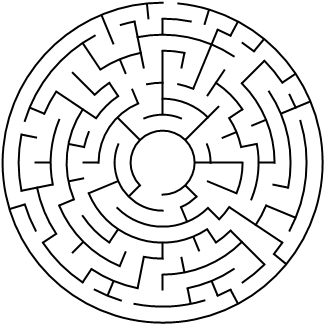
#> input picture 20 cells diameter theta maze.png, 324 x 324 px
$ jupyter execute --allow-errors Untitled.ipynb
#> lines starting #> are read from the running program, lines starting #| are printed output that depends on the picture; after the words box and inside, x2 and y2 are one past the last pixel; in counts of white or black regions, pixels touching at a corner belong together
[cell 1]
import cv2
import numpy as np
from queue import Queue

# Load the image
image_path = '20 cells diameter theta maze.png'  # Replace with the actual path to your image
image = cv2.imread(image_path)# Replace with the actual path to your image
#> image is the input picture: shape (324, 324, 3); min 0, max 255, mean 230.4
print("hello ")

try:
    image = cv2.imread(image_path)
    if image is None:
        raise ValueError("Failed to load the image.")
    grayscale = cv2.cvtColor(image, cv2.COLOR_BGR2GRAY)
except Exception as e:
    print("Error: ", str(e))
    exit(1)

# Apply Gaussian blur to reduce noise
blurred = cv2.GaussianBlur(grayscale, (5, 5), 0)
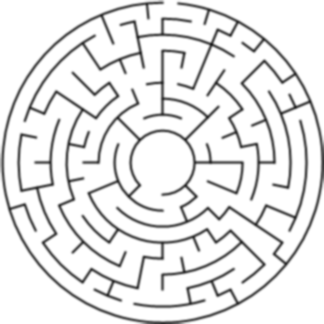
#> blurred: shape (324, 324); min 26, max 255, mean 230.4

# Apply adaptive thresholding to convert the image to binary
_, threshold = cv2.threshold(blurred, 127, 255, cv2.THRESH_BINARY_INV + cv2.THRESH_OTSU)
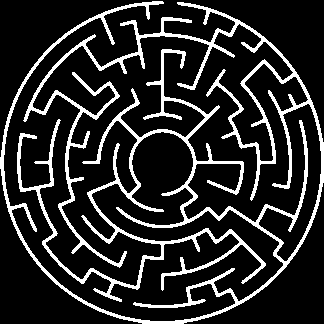
#> threshold: shape (324, 324); 16.1% white; 1 white region, box (x1, y1, x2, y2) and area: (0, 1, 324, 324) 16920

# Apply Canny edge detection
edges = cv2.Canny(threshold, 50, 150)
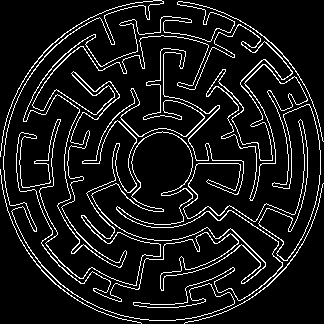
#> edges: shape (324, 324); 9.6% white in thin lines or dots

# Find contours in the image
contours, _ = cv2.findContours(edges, cv2.RETR_EXTERNAL, cv2.CHAIN_APPROX_SIMPLE)
#> contours = 3 contours; box (x1, y1, x2, y2) and area: (0, 0, 324, 321) 1362, (184, 183, 324, 324) 38, (0, 169, 142, 324) 38

# Extract the outer contour of the maze
maze_contour = max(contours, key=cv2.contourArea)
#> maze_contour = contour of 8339 points, box (x1, y1, x2, y2) (0, 0, 324, 321), area 1362

# Create a blank image to draw the maze contour
maze_image = np.zeros_like(image)
cv2.drawContours(maze_image, [maze_contour], 0, (255, 255, 255), thickness=2)
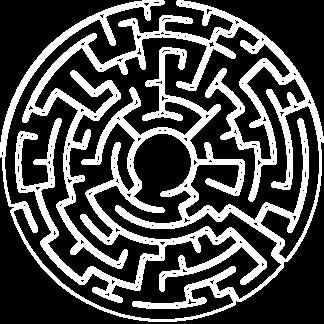
#> maze_image: shape (324, 324, 3); 30.2% white; 1 white region, box (x1, y1, x2, y2) and area: (0, 0, 324, 322) 31678

# Convert the maze image to grayscale
maze_gray = cv2.cvtColor(maze_image, cv2.COLOR_BGR2GRAY)

# Find the start and end points of the maze
_, maze_binary = cv2.threshold(maze_gray, 127, 255, cv2.THRESH_BINARY)
maze_binary = cv2.bitwise_not(maze_binary)
start_point = np.argwhere(maze_binary == 0)[0]
#> start_point = [0, 142]
end_point = np.argwhere(maze_binary == 0)[-1]
#> end_point = [321, 176]

# Maze representation using a graph
maze_graph = {}
rows, cols = maze_gray.shape
#> rows = 324; cols = 324
for i in range(rows):
    for j in range(cols):
        if maze_gray[i, j] == 255:
            continue
        neighbors = []
        if i > 0 and maze_gray[i - 1, j] == 0:
            neighbors.append((i - 1, j))
        if i < rows - 1 and maze_gray[i + 1, j] == 0:
            neighbors.append((i + 1, j))
        if j > 0 and maze_gray[i, j - 1] == 0:
            neighbors.append((i, j - 1))
        if j < cols - 1 and maze_gray[i, j + 1] == 0:
            neighbors.append((i, j + 1))
        maze_graph[(i, j)] = neighbors

# Pathfinding algorithm (BFS)
def bfs(graph, start, end):
    visited = set()
    queue = Queue()
    queue.put([start])

    while not queue.empty():
        path = queue.get()
        node = path[-1]
        if node == end:
            return path
        if node not in visited:
            for neighbor in graph[node]:
                new_path = list(path)
                new_path.append(neighbor)
                queue.put(new_path)
            visited.add(node)
#> after the loop, visited = 0 items

# Find the solution path
#> (the rest of this cell did not finish here and is left out)

[cell 2]
import cv2
import numpy as np
import time

filename = '20 cells diameter theta maze'
img = cv2.imread(filename+'.png')

# Binary conversion
gray = cv2.cvtColor(img, cv2.COLOR_BGR2GRAY)
ret, thresh = cv2.threshold(gray, 127, 255, cv2.THRESH_BINARY_INV)
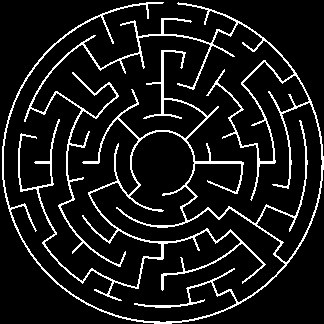
#> thresh: shape (324, 324); 10.1% white in thin lines or dots

# Contours
contours, hierarchy = cv2.findContours(thresh, cv2.RETR_EXTERNAL, cv2.CHAIN_APPROX_NONE)
#> contours = 1 contour; box (x1, y1, x2, y2) and area: (2, 2, 324, 324) 6106
dc = cv2.drawContours(thresh, contours, 0, (255, 255, 255), 5)
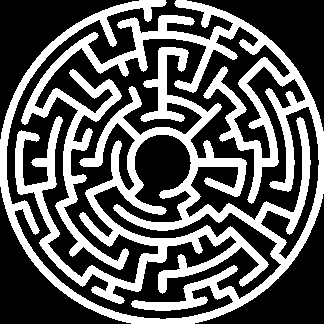
#> dc: shape (324, 324); 36.6% white; 1 white region, box (x1, y1, x2, y2) and area: (0, 0, 324, 324) 38421

#> (the rest of this cell did not finish here and is left out)

$ run again, with 20cells.png copied over 20 cells diameter theta maze.png
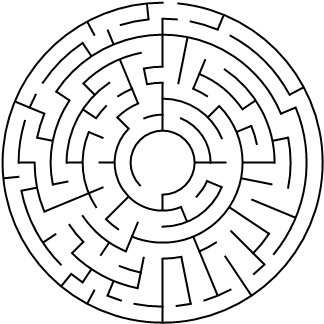
#> input picture 20cells.png, 324 x 324 px
#> image is the input picture: shape (324, 324, 3); min 0, max 255, mean 230.4
#> `_, threshold = cv2.threshold(blurred, 127, 255, cv2.THRESH_BINARY_INV ..`:
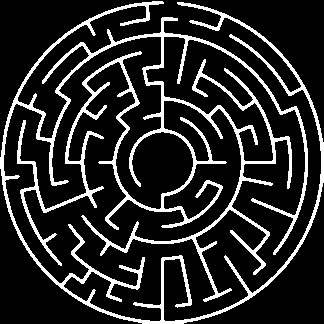
#> threshold: shape (324, 324); 16.1% white; 1 white region, box (x1, y1, x2, y2) and area: (0, 1, 324, 324) 16881
#> edges: shape (324, 324); 9.6% white in thin lines or dots
#> `contours, _ = cv2.findContours(edges, cv2.RETR_EXTERNAL, cv2.CHAIN_APP..`: contours = 3 contours; box (x1, y1, x2, y2) and area: (0, 0, 324, 321) 1384, (184, 183, 324, 324) 38, (0, 169, 142, 324) 38
#> maze_contour = contour of 8397 points, box (x1, y1, x2, y2) (0, 0, 324, 321), area 1384
#> maze_image: shape (324, 324, 3); 30.2% white; 1 white region, box (x1, y1, x2, y2) and area: (0, 0, 324, 322) 31737
#> start_point = [0, 142]
#> end_point = [321, 176]
#> after the loop in bfs, `while not queue.empty():`: visited = 0 items
#> thresh: shape (324, 324); 10.1% white in thin lines or dots
#> `contours, hierarchy = cv2.findContours(thresh, cv2.RETR_EXTERNAL, cv2...`: contours = 1 contour; box (x1, y1, x2, y2) and area: (2, 2, 324, 324) 6160
#> `dc = cv2.drawContours(thresh, contours, 0, (255, 255, 255), 5)`:
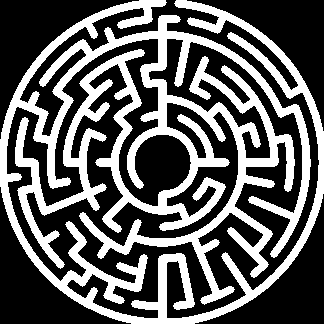
#> dc: shape (324, 324); 36.8% white; 1 white region, box (x1, y1, x2, y2) and area: (0, 0, 324, 324) 38583

$ run again, with My project.png copied over 20 cells diameter theta maze.png
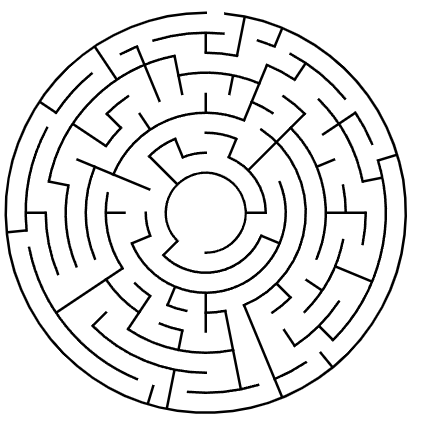
#> input picture My project.png, 423 x 423 px
#> image is the input picture: shape (423, 423, 3); min 0, max 255, mean 232.4
#> `_, threshold = cv2.threshold(blurred, 127, 255, cv2.THRESH_BINARY_INV ..`:
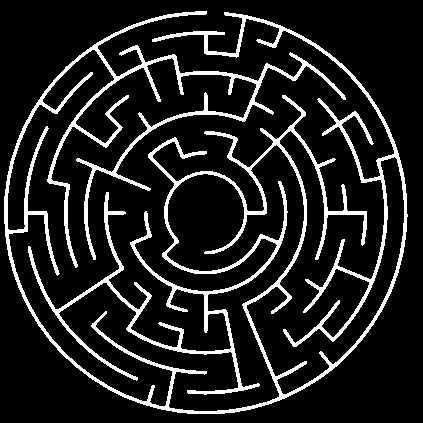
#> threshold: shape (423, 423); 12.8% white; 1 white region, box (x1, y1, x2, y2) and area: (4, 11, 408, 414) 22921
#> edges: shape (423, 423); 7.2% white in thin lines or dots
#> `contours, _ = cv2.findContours(edges, cv2.RETR_EXTERNAL, cv2.CHAIN_APP..`: contours = 1 contour; box (x1, y1, x2, y2) and area: (3, 10, 408, 414) 23820
#> maze_contour = contour of 5589 points, box (x1, y1, x2, y2) (3, 10, 408, 414), area 23820
#> maze_image: shape (423, 423, 3); 23.7% white; 1 white region, box (x1, y1, x2, y2) and area: (2, 9, 409, 415) 42445
#> start_point = [9, 195]
#> end_point = [414, 226]
#> after the loop in bfs, `while not queue.empty():`: visited = 0 items
#> thresh: shape (423, 423); 9.2% white in thin lines or dots
#> `contours, hierarchy = cv2.findContours(thresh, cv2.RETR_EXTERNAL, cv2...`: contours = 1 contour; box (x1, y1, x2, y2) and area: (5, 12, 407, 414) 10730
#> `dc = cv2.drawContours(thresh, contours, 0, (255, 255, 255), 5)`:
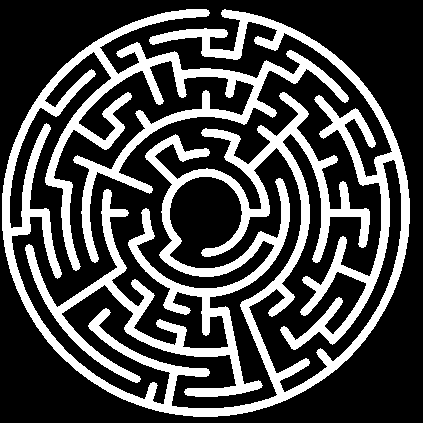
#> dc: shape (423, 423); 29.2% white; 1 white region, box (x1, y1, x2, y2) and area: (2, 9, 410, 417) 52208
